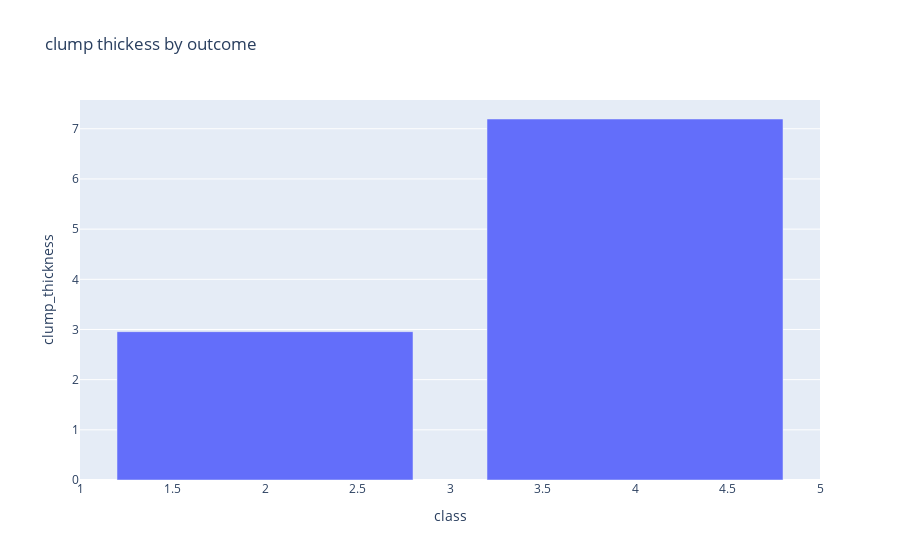

Notebook cell for this chart:
### Code cell
ucshape_by_outcome = df.groupby("class")["clump_thickness"].mean().reset_index()
px.bar(ucshape_by_outcome, x="class", y="clump_thickness", title="clump thickess by outcome")

### Figure 1 — Plotly figure (JSON) as saved in the notebook; plotly's stock layout.template omitted (floating-point values rounded to 4 significant figures)
{"data": [{"alignmentgroup": "True", "hovertemplate": "class=%{x}<br>clump_thickness=%{y}<extra></extra>", "legendgroup": "", "marker": {"color": "#636efa"}, "name": "", "offsetgroup": "", "orientation": "v", "showlegend": false, "textposition": "auto", "type": "bar", "x": [2, 4], "xaxis": "x", "y": [2.956, 7.195], "yaxis": "y"}], "layout": {"barmode": "relative", "legend": {"tracegroupgap": 0}, "title": {"text": "clump thickess by outcome"}, "xaxis": {"anchor": "y", "domain": [0, 1], "title": {"text": "class"}}, "yaxis": {"anchor": "x", "domain": [0, 1], "title": {"text": "clump_thickness"}}}}
